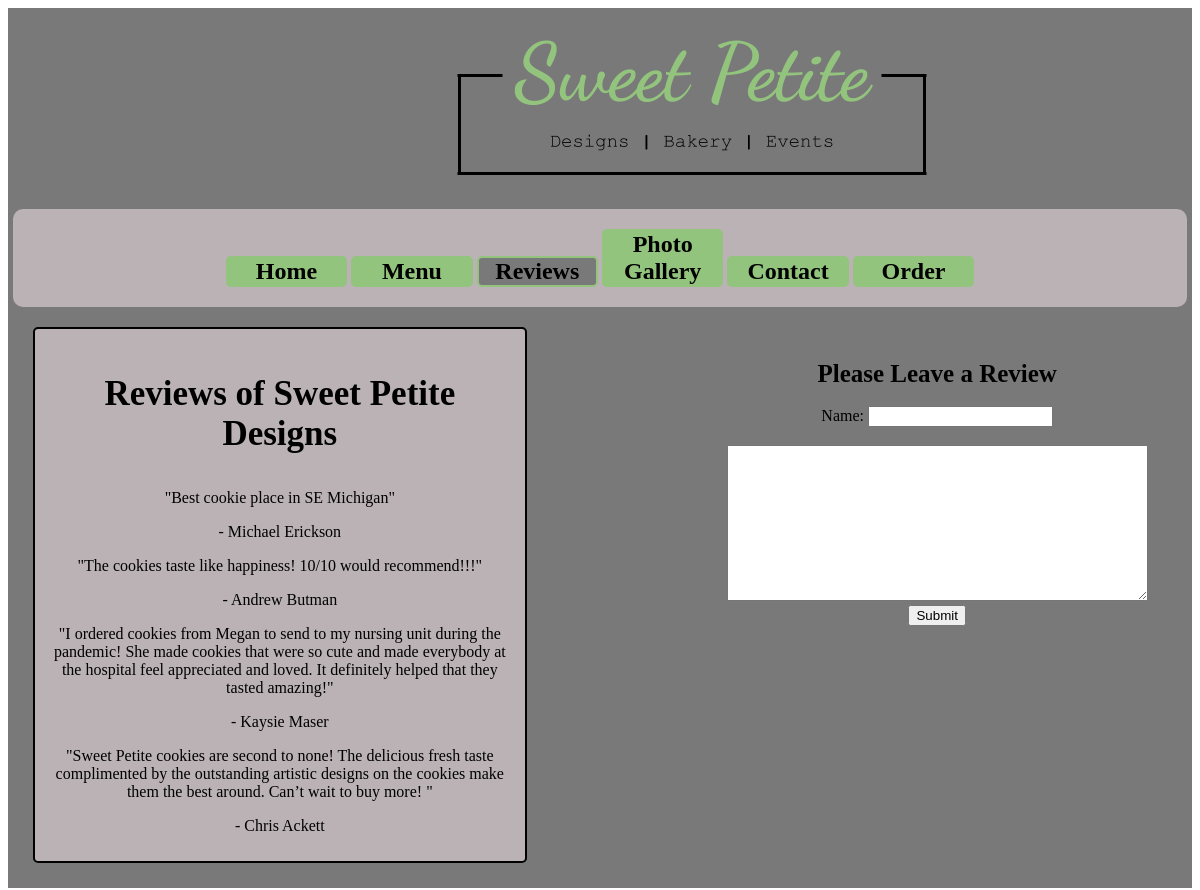
The app's page /reviews, older data.
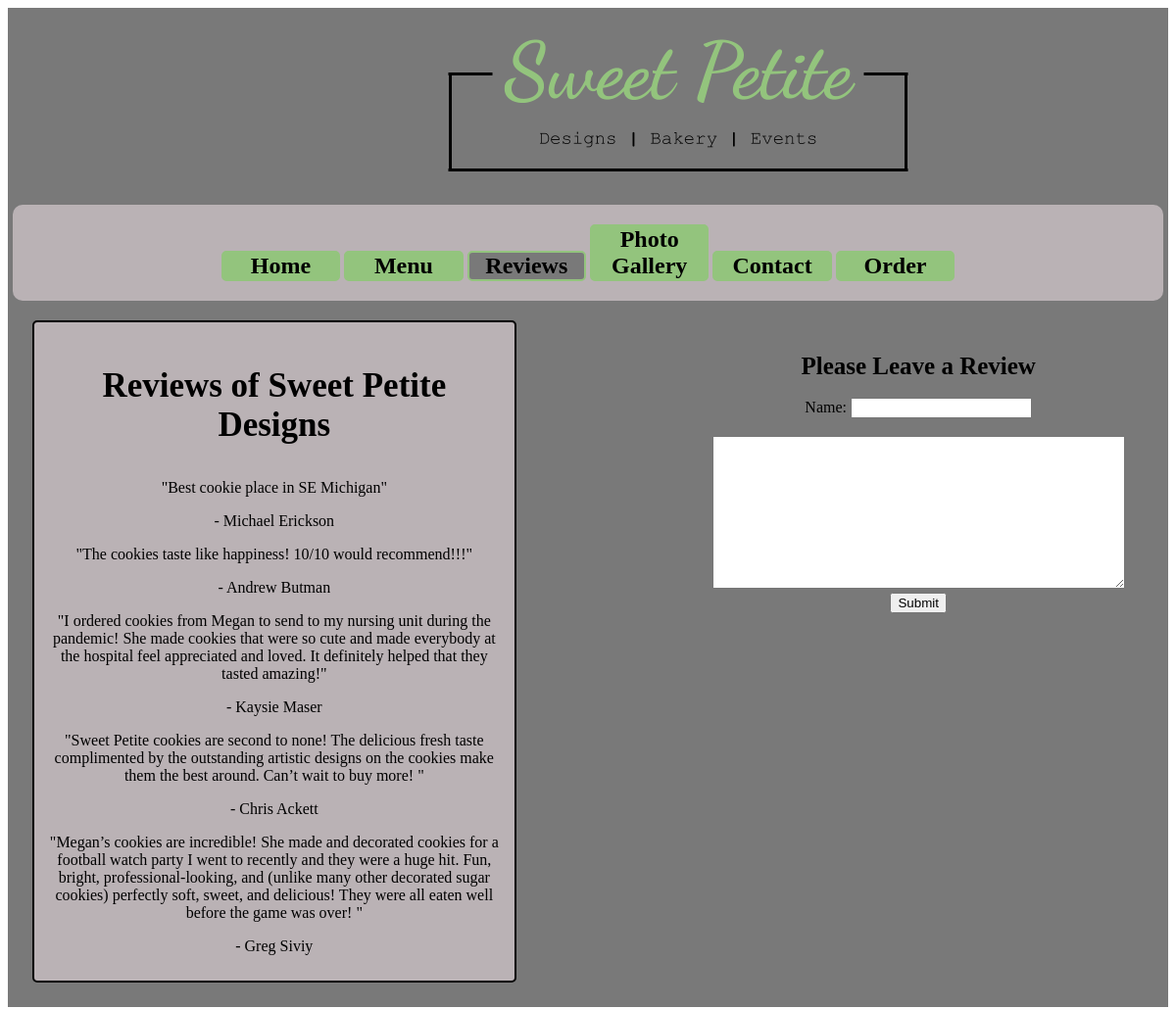
The same page, newer data.
### sweet_petite_app/models.py (models this page shows)
class Review(models.Model):
    name=models.CharField(max_length=55)
    review=models.TextField()
    created_at=models.DateTimeField(auto_now_add=True)
    updated_at=models.DateTimeField(auto_now=True)
    objects=ReviewManager()

### sweet_petite_app/views.py (the view)
# urls.py: path('reviews', views.reviews),
def reviews(request):
    context={
        'reviews': Review.objects.all()
    }
    return render(request, "reviews.html", context)

### sweet_petite_app/templates/reviews.html (shortened to what this page needs)
<!DOCTYPE html>
<html lang="en">
<head>
    {% load static %}
    <link rel="stylesheet" href="{% static 'css/reviews.css' %}">
</head>
<body>
    <div id="wrapper">
        <div id="header">
            <a href="/"><img id="logo" src="{% static 'imgs/logo.png' %}" alt="SPD Logo"></a>
        </div>
        <div id="nav">
            <a href="/"><h2>Home</h2></a>
            <a href="/menu"><h2>Menu</h2></a>
            <a href="/reviews"><h2 style="background-color:#797979">Reviews</h2></a>
            <a href="/photos"><h2>Photo Gallery</h2></a>
            <a href="/contact"><h2>Contact</h2></a>
            <a href="/order"><h2>Order</h2></a>
        </div>
        <div id="top_left">
            <h3>Reviews of Sweet Petite Designs</h3>
            {% for review in reviews %}
            <p>"{{review.review}}"</p>
        <p>- {{review.name}}</p>
            {% endfor %}
        </div>
        <div id="review_form">
            <h4>Please Leave a Review</h4></br>
            <form action="/add_review" method="post">
                Name: <input type="text" name="name" class="center"></br></br>
                 <textarea name="review" cols="50" rows="10"></textarea></br>
                <input type="submit" value="Submit">
            </form>
        </div>
    </div>
</body>
</html>

Row changes from the older to the newer data that the page shows:
added Review: review "Megan’s cookies are incredible! She made and decorated cookies for a football watch party I went to recently and they were a huge hit. Fun, bright, professional-looking, and (unlike many other decorated sugar cookies) perfectly soft, sweet, and delicious! They were all eaten well before the game was over!", name "Greg Siviy"
